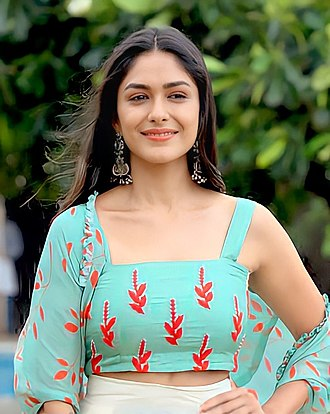
#> input picture Mrunal.jpg, 330 x 414 px
$ jupyter execute sketch_generator.ipynb
#> lines starting #> are read from the running program, lines starting #| are printed output that depends on the picture; after the words box and inside, x2 and y2 are one past the last pixel; in counts of white or black regions, pixels touching at a corner belong together
[cell 1]
import cv2
import matplotlib.pyplot as plt

[cell 2]
data=input("Enter the path of image file or file name:")
#> the answer given: Mrunal.jpg

# 1.Loading of Image into the program

[cell 3]
im=cv2.imread(data)
#> im is the input picture: shape (414, 330, 3); mean B, G, R 107.7, 129, 121
# height, width, number of channels in image
height = im.shape[0]
#> height = 414
width = im.shape[1]
#> width = 330
channels = im.shape[2]
#> channels = 3
size1 = im.size
#> size1 = 409860
print('Image Height       : ',height)
#| Image Height       :  414
print('Image Width        : ',width)
#| Image Width        :  330
print('Number of Channels : ',channels)
#| Number of Channels :  3
print('Image Size  :', size1)
#| Image Size  : 409860

if height>650 and width>500:
    scale = 10
    width = int(im.shape[1] * scale / 100)
    height = int(im.shape[0] * scale / 100)
    dim = (width, height)
    # resize image
    img = cv2.resize(im, dim, interpolation=cv2.INTER_AREA)
else:
    img=cv2.imread(data)

[cell 4]
#displaying of image using cv2 library in new window
cv2.imshow("Loaded Image",img)
cv2.waitKey(0)
cv2.destroyAllWindows()

# 2.Conversion of image to grayscale image

[cell 5]
#displaying using matplotlib library
img=cv2.cvtColor(img,cv2.COLOR_BGR2GRAY)
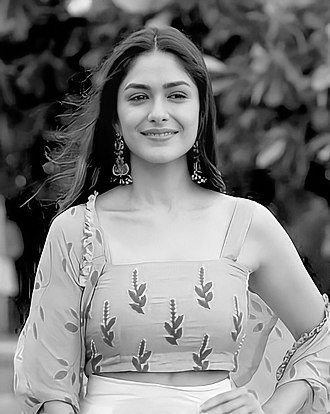
#> img: shape (414, 330); min 0, max 255, mean 124.2
plt.imshow(img,cmap="gray")

# 3.Inverting the colors of the grayscale image

[cell 6]
#lets first check maximum
print(img.max())
#| 255
print(img.min())
#| 0

[cell 7]
#now we invert the image
invert=255-img
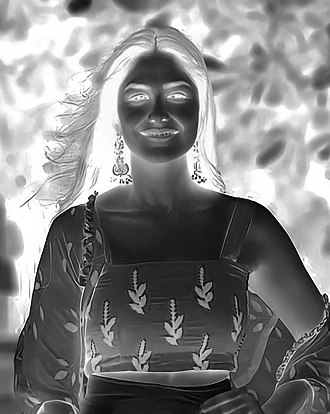
#> invert: shape (414, 330); min 0, max 255, mean 130.8

[cell 8]
plt.title("Inverted Image")
plt.imshow(invert,cmap="gray")

# 4.Applying gaussian Blur

[cell 9]
#this is used to smoothning the image
blur=cv2.GaussianBlur(invert,ksize=(15,15),sigmaX=0,sigmaY=0)
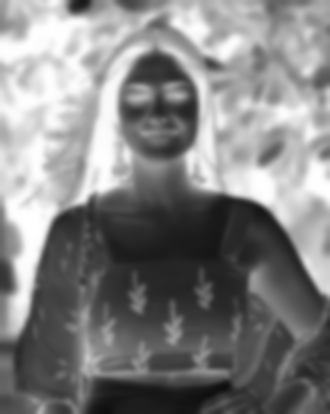
#> blur: shape (414, 330); min 14, max 255, mean 130.8

[cell 10]
plt.title("Blurred Image")
plt.imshow(blur,cmap="gray")

[cell 11]
#Now in next step we will detect edge from the image

# 5.Canny edge detection

[cell 12]
cedge=cv2.Canny(invert,100,150)
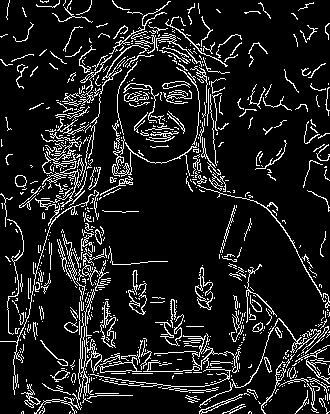
#> cedge: shape (414, 330); 11.5% white in thin lines or dots

[cell 13]
plt.imshow(cedge,cmap="gray")

# 6.Applying thresholding operation

[cell 14]
retval, threshold = cv2.threshold(cedge, 120, 255, cv2.THRESH_BINARY)
plt.title("Thresholded Image")
plt.imshow(threshold,cmap="gray")

# 7.Dilation of the image

[cell 15]
import numpy as np
kernel = np.ones((3,3), np.uint8)
dimg = cv2.dilate(threshold, kernel, iterations=1)
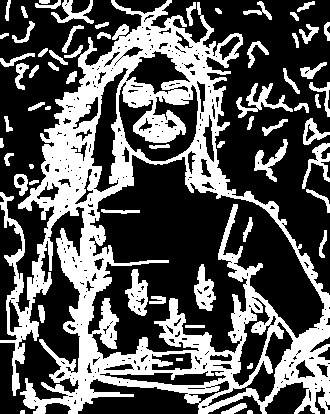
#> dimg: shape (414, 330); 35.1% white; 63 white regions (1 under 20 px), largest, box (x1, y1, x2, y2) and area: (0, 0, 330, 414) 39968, (125, 269, 148, 316) 608, (236, 83, 293, 118) 604
plt.title("Dilated Image")
plt.imshow(dimg,cmap="gray")

# 8.Combining of the Dilated Binary Image with negative Grayscale image

[cell 16]
dodge=lambda image,mask:cv2.divide(image,mask,scale=256)
blended=dodge(invert,dimg)
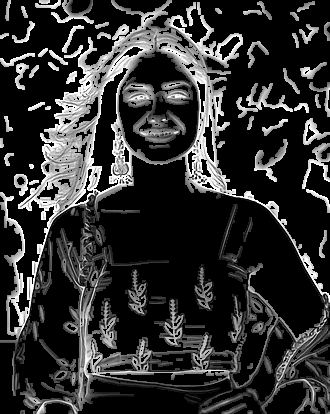
#> blended: shape (414, 330); min 0, max 255, mean 48.8

[cell 17]
plt.title("Sketch Image")
plt.imshow(255-blended,cmap="gray")
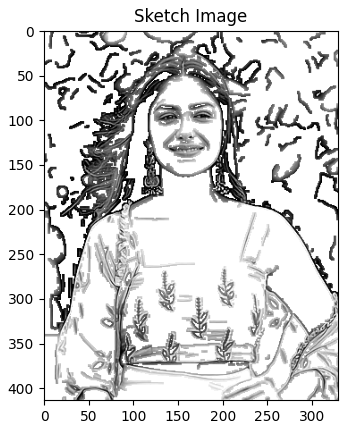
#> figure drawn by matplotlib, 1 panel
